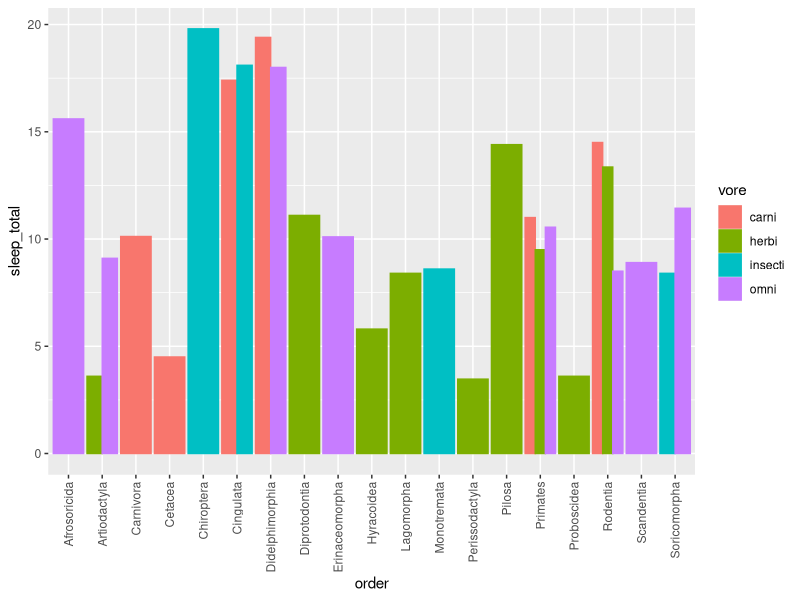
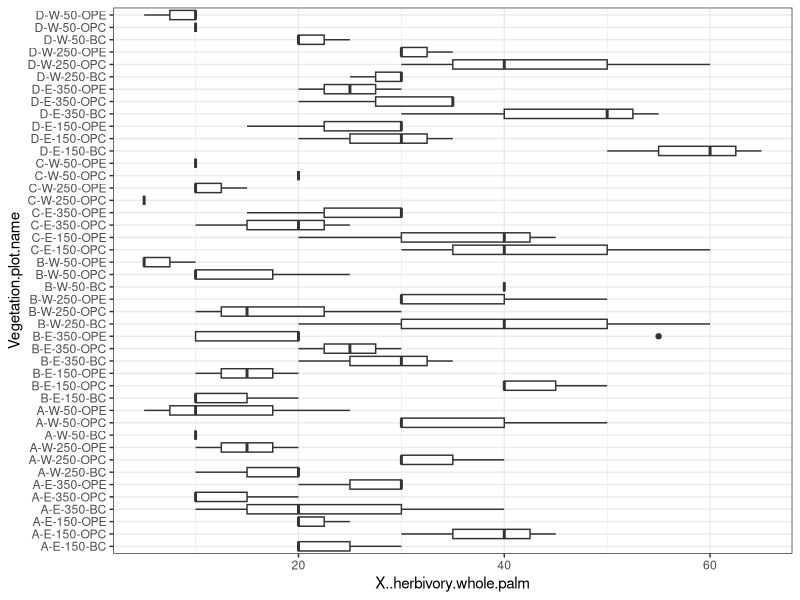
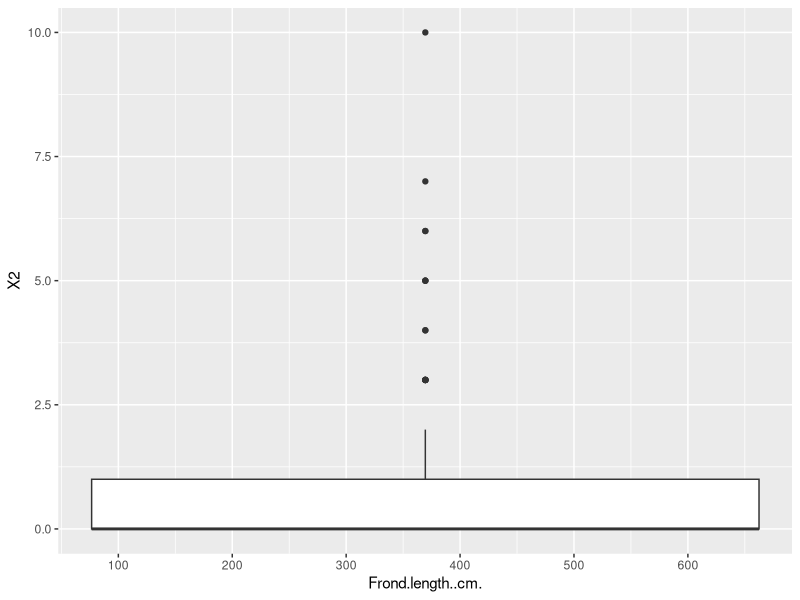

These charts were generated, in order, by the following R code:
# Trial anaysis for masters data
#date_ 09-02-2024
#Godspower Major
#gom20@cam.ac.uk


#setting the working directory to the current directory
setwd(dirname(rstudioapi::getActiveDocumentContext()$path))
library(ggplot2)

#load csv file in R
data <- read.csv("data/6.2_HerbivoryRate_RERTA1_2020-A.csv")

#create plot 

plot_A <- ggplot(data = data, aes(X..herbivory.whole.palm, Frond.length..cm.))+
  geom_point()


library(tidyverse)  
msleep %>% #pipe operators
  drop_na(vore) %>% 
  ggplot(aes(order, sleep_total, colour = vore, fill = vore))+
  geom_bar(position = "dodge", stat="summary", fun = "mean")+
  theme(axis.text.x = element_text (angle = 90, vjust = 0.5, hjust = 1))
  #coord_flip()

data %>% 
  drop_na(Vegetation.plot.name) %>% 
  ggplot(aes(Vegetation.plot.name, X..herbivory.whole.palm))+
  geom_boxplot()+
  coord_flip()+
  theme_bw()
data %>% 
  drop_na(Frond.length..cm.) %>% 
  ggplot(aes(Frond.length..cm., X2))+
  geom_boxplot()

setwd(dirname(rstudioapi::getActiveDocumentContext()$path))
data <- read.csv("data/6.2_HerbivoryRate_RERTA1_2020-A.csv")


data <- msleep

 
 
